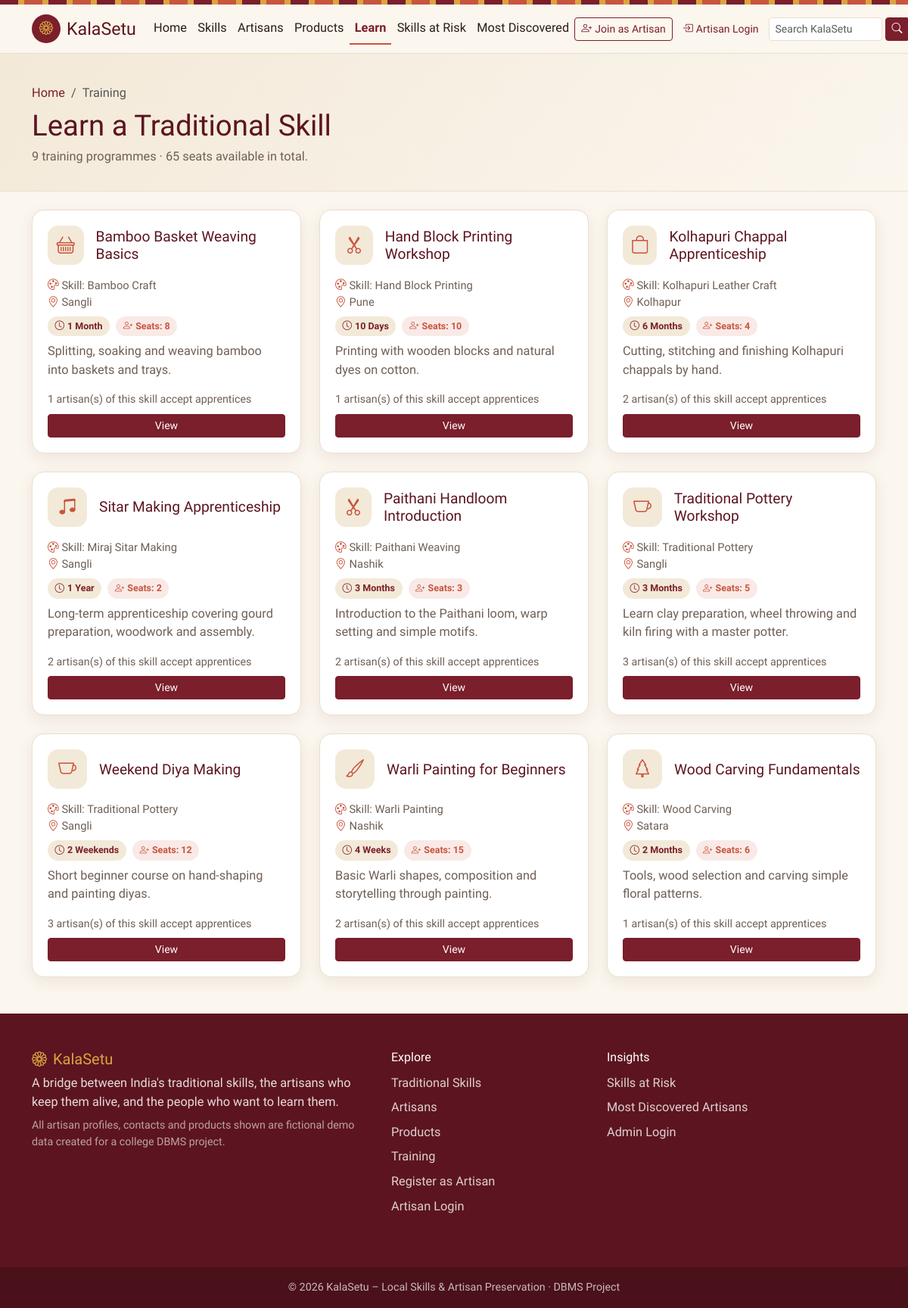
Screenshot of /training.php with the database file from the repository.
### tables this page shows
CREATE TABLE training (
    training_id     INT PRIMARY KEY AUTO_INCREMENT,
    skill_id        INT NOT NULL,
    training_name   VARCHAR(150) NOT NULL,
    duration        VARCHAR(100),
    available_seats INT,
    description     TEXT,
    CONSTRAINT fk_training_skill FOREIGN KEY (skill_id)
        REFERENCES skills(skill_id)
        ON UPDATE CASCADE ON DELETE CASCADE
);

CREATE TABLE skills (
    skill_id    INT PRIMARY KEY AUTO_INCREMENT,
    district_id INT NOT NULL,
    skill_name  VARCHAR(150) NOT NULL,
    category    VARCHAR(100) NOT NULL,
    description TEXT,
    CONSTRAINT fk_skill_district FOREIGN KEY (district_id)
        REFERENCES districts(district_id)
        ON UPDATE CASCADE ON DELETE RESTRICT
);

CREATE TABLE districts (
    district_id   INT PRIMARY KEY AUTO_INCREMENT,
    district_name VARCHAR(100) NOT NULL,
    state         VARCHAR(100) NOT NULL
);

### includes/functions.php (called while the page is built, shortened)
<?php
function e($value): string
{
    return htmlspecialchars((string) $value, ENT_QUOTES, 'UTF-8');
}
function category_icon(?string $category): string
{
    $map = [
        'Pottery'             => 'bi-cup',
        'Craft'               => 'bi-basket',
        'Leather'             => 'bi-bag',
        'Jewellery'           => 'bi-gem',
        'Folk Art'            => 'bi-brush',
        'Textile'             => 'bi-scissors',
        'Woodwork'            => 'bi-tree',
        'Metal Craft'         => 'bi-hammer',
        'Musical Instruments' => 'bi-music-note-beamed',
    ];
    return $map[$category] ?? 'bi-palette';
}

### training.php (the view, shortened to what this page needs)
<?php
require 'config/database.php';
require 'includes/functions.php';
$trainings = $pdo->query("
    SELECT t.*, s.skill_name, s.category, d.district_name,
           (SELECT COUNT(*) FROM artisans a
             WHERE a.skill_id = t.skill_id AND a.accepts_apprentices = TRUE) AS teaching_artisans
    FROM training t
    INNER JOIN skills s    ON t.skill_id = s.skill_id
    INNER JOIN districts d ON s.district_id = d.district_id
    ORDER BY s.skill_name, t.training_name
")->fetchAll();
$totalSeats = array_sum(array_column($trainings, 'available_seats'));
include 'includes/header.php';
?>
<section class="page-header">
    <div class="container">
        <nav aria-label="breadcrumb"><ol class="breadcrumb mb-2"><li class="breadcrumb-item"><a href="index.php">Home</a></li><li class="breadcrumb-item active" aria-current="page">Training</li></ol></nav>
        <h1>Learn a Traditional Skill</h1>
        <p class="text-muted-ks mb-0"><?= count($trainings) ?> training programmes · <?= (int) $totalSeats ?> seats available in total.</p>
    </div>
</section>
<div class="container mt-4">
    <div class="row g-4">
        <?php foreach ($trainings as $t): ?>
        <div class="col-md-6 col-lg-4" id="training-<?= (int) $t['training_id'] ?>">
            <div class="ks-card">
                <div class="card-body d-flex flex-column">
                    <div class="d-flex align-items-center gap-3 mb-3">
                        <span class="skill-icon"><i class="bi <?= category_icon($t['category']) ?>"></i></span>
                        <h2 class="card-title mb-0"><?= e($t['training_name']) ?></h2>
                    </div>
                    <div class="meta-line"><i class="bi bi-palette"></i> Skill: <?= e($t['skill_name']) ?></div>
                    <div class="meta-line"><i class="bi bi-geo-alt"></i> <?= e($t['district_name']) ?></div>
                    <div class="d-flex gap-2 flex-wrap my-2">
                        <span class="ks-badge"><i class="bi bi-clock"></i><?= e($t['duration']) ?></span>
                        <?php if ((int) $t['available_seats'] > 0): ?>
                            <span class="ks-badge terracotta"><i class="bi bi-person-plus"></i>Seats: <?= (int) $t['available_seats'] ?></span>
                        <?php else: ?>
                            <span class="ks-badge grey">Seats full</span>
                        <?php endif; ?>
                    </div>
                    <p class="text-muted-ks flex-grow-1"><?= e($t['description']) ?></p>
                    <div class="small text-muted-ks mb-2"><?= (int) $t['teaching_artisans'] ?> artisan(s) of this skill accept apprentices</div>
                    <a href="skill_details.php?id=<?= (int) $t['skill_id'] ?>" class="btn btn-sm btn-maroon">View</a>
                </div>
            </div>
        </div>
        <?php endforeach; ?>
    </div>
</div>
<?php include 'includes/footer.php'; ?>

### assets/css/style.css (style rules this page uses)
:root { --ks-cream: #fbf6ee; --ks-cream-dark: #f3e9d8; --ks-maroon: #7a1f2b; --ks-maroon-dark: #5c1520; --ks-terracotta: #c8553d; --ks-gold: #d9a441; --ks-text: #2b1d16; --ks-muted: #6f5f55; --ks-card: #ffffff; --ks-border: #eadfcd; --ks-shadow: 0 6px 20px rgba(92, 21, 32, 0.08); --ks-shadow-hover: 0 12px 28px rgba(92, 21, 32, 0.14); --ks-radius: 16px; }
body { background: var(--ks-cream); color: var(--ks-text); font-family: 'Mukta', system-ui, -apple-system, 'Segoe UI', sans-serif; font-size: 1.02rem; }
h1, h2, h3, h4, .display-font, .navbar-brand { font-family: 'Marcellus', Georgia, serif; color: var(--ks-maroon-dark); }
a { color: var(--ks-maroon); }
.text-muted-ks { color: var(--ks-muted) !important; }
.btn-maroon { background: var(--ks-maroon); border-color: var(--ks-maroon); color: #fff; }
.page-header { background: linear-gradient(135deg, var(--ks-cream-dark), var(--ks-cream)); border-bottom: 1px solid var(--ks-border); padding: 2.5rem 0 2rem; }
.page-header h1 { font-size: clamp(1.7rem, 3.5vw, 2.4rem); margin-bottom: .35rem; }
.breadcrumb a { text-decoration: none; }
.ks-card { background: var(--ks-card); border: 1px solid var(--ks-border); border-radius: var(--ks-radius); box-shadow: var(--ks-shadow); transition: transform .2s ease, box-shadow .2s ease; height: 100%; overflow: hidden; }
.ks-card .card-body { padding: 1.25rem; }
.ks-card .card-title { font-family: 'Marcellus', serif; color: var(--ks-maroon-dark); font-size: 1.2rem; }
.skill-icon { width: 52px; height: 52px; border-radius: 14px; display: inline-flex; align-items: center; justify-content: center; background: var(--ks-cream-dark); color: var(--ks-terracotta); font-size: 1.5rem; }
.ks-badge { display: inline-flex; align-items: center; gap: .25rem; font-size: .78rem; font-weight: 600; padding: .25rem .6rem; border-radius: 999px; background: var(--ks-cream-dark); color: var(--ks-maroon); }
.ks-badge.terracotta { background: rgba(200, 85, 61, .12); color: var(--ks-terracotta); }
.meta-line { color: var(--ks-muted); font-size: .92rem; }
.meta-line i { color: var(--ks-terracotta); }

### rows the page displays
training: training_name "Bamboo Basket Weaving Basics", skill.skill_name "Bamboo Craft", districts.district_name "Sangli", duration "1 Month", available_seats "8", description "Splitting, soaking and weaving bamboo into baskets and trays.", teaching_artisans "1"
training: training_name "Hand Block Printing Workshop", skill.skill_name "Hand Block Printing", districts.district_name "Pune", duration "10 Days", available_seats "10", description "Printing with wooden blocks and natural dyes on cotton.", teaching_artisans "1"
training: training_name "Kolhapuri Chappal Apprenticeship", skill.skill_name "Kolhapuri Leather Craft", districts.district_name "Kolhapur", duration "6 Months", available_seats "4", description "Cutting, stitching and finishing Kolhapuri chappals by hand.", teaching_artisans "2"
training: training_name "Sitar Making Apprenticeship", skill.skill_name "Miraj Sitar Making", districts.district_name "Sangli", duration "1 Year", available_seats "2", description "Long-term apprenticeship covering gourd preparation, woodwork and assembly.", teaching_artisans "2"
training: training_name "Paithani Handloom Introduction", skill.skill_name "Paithani Weaving", districts.district_name "Nashik", duration "3 Months", available_seats "3", description "Introduction to the Paithani loom, warp setting and simple motifs.", teaching_artisans "2"
training: training_name "Traditional Pottery Workshop", skill.skill_name "Traditional Pottery", districts.district_name "Sangli", duration "3 Months", available_seats "5", description "Learn clay preparation, wheel throwing and kiln firing with a master potter.", teaching_artisans "3"
training: training_name "Weekend Diya Making", skill.skill_name "Traditional Pottery", districts.district_name "Sangli", duration "2 Weekends", available_seats "12", description "Short beginner course on hand-shaping and painting diyas.", teaching_artisans "3"
training: training_name "Warli Painting for Beginners", skill.skill_name "Warli Painting", districts.district_name "Nashik", duration "4 Weeks", available_seats "15", description "Basic Warli shapes, composition and storytelling through painting.", teaching_artisans "2"
training: training_name "Wood Carving Fundamentals", skill.skill_name "Wood Carving", districts.district_name "Satara", duration "2 Months", available_seats "6", description "Tools, wood selection and carving simple floral patterns.", teaching_artisans "1"

### other values shown
$label "Home Skills Artisans Products Learn Skills at Risk Most Discovered"
count($trainings) "9"
$totalSeats "65"
